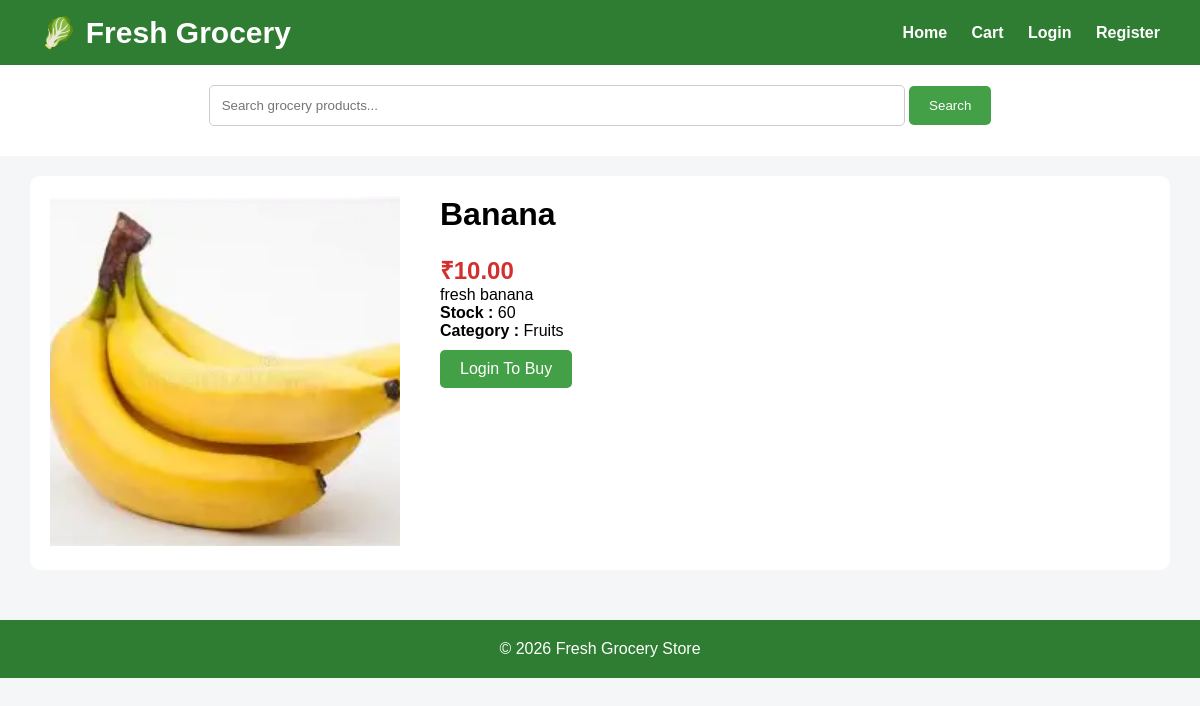
Page /product/3/ on the committed database.
### groce/models.py (models this page shows, shortened)
class Product(models.Model):
    category = models.ForeignKey(Category,on_delete=models.CASCADE)
    name=models.CharField(max_length=200)
    image=models.ImageField(upload_to='products/')
    price=models.DecimalField(max_digits=8,decimal_places=2)
    description=models.TextField()
    stock=models.PositiveIntegerField(default=1)
    available = models.BooleanField(default=True)
    created = models.DateTimeField(auto_now_add=True)
    class Meta:
        ordering = ['name']

class Category(models.Model):
    name = models.CharField(max_length=100)
    image = models.ImageField(upload_to='categories/')
    class Meta:
        ordering = ['name']
        verbose_name_plural = "Categories"

### groce/views.py (the view)
# urls.py: path('product/<int:id>/',views.product_detail,name='product_detail'),
def product_detail(request, id):
    product = get_object_or_404(
        Product,
        id=id
    )
    return render(
        request,
        "product_detail.html",
        {
            "product": product
        }
    )

### groce/templates/product_detail.html
{% extends 'base.html' %}
{% block content %}
<div class="product-detail">
    <div class="left">
        <img src="{{ product.image.url }}" alt="{{ product.name }}">
    </div>
    <div class="right">
        <h1>{{ product.name }}</h1>
        <h2>₹{{ product.price }}</h2>
        <p>{{ product.description }}</p>
        <p><strong>Stock :</strong> {{ product.stock }}</p>
        <p><strong>Category :</strong> {{ product.category.name }}</p>
        {% if user.is_authenticated %}
        <a class="btn" href="{% url 'add_to_cart' product.id %}">
            Add To Cart
        </a>
        {% else %}
        <a class="btn" href="{% url 'login' %}">
            Login To Buy
        </a>
        {% endif %}
    </div>
</div>
{% endblock %}

### groce/static/css/style.css (style rules this page uses)
* { margin:0; padding:0; box-sizing:border-box; }
body { font-family:Arial, Helvetica, sans-serif; background:#f4f6f8; }
.btn { display:inline-block; margin-top:10px; padding:10px 20px; background:#43a047; color:white; text-decoration:none; border-radius:5px; }
.product-detail { display:flex; gap:40px; background:white; padding:20px; border-radius:10px; }
.product-detail img { width:350px; height:350px; object-fit:cover; }
.right h1 { margin-bottom:20px; }
.right h2 { color:#d32f2f; }

### rows in the picture
Product: image (picture), name "Banana", price "10.00", description "fresh banana", stock "60", category.name "Fruits"
